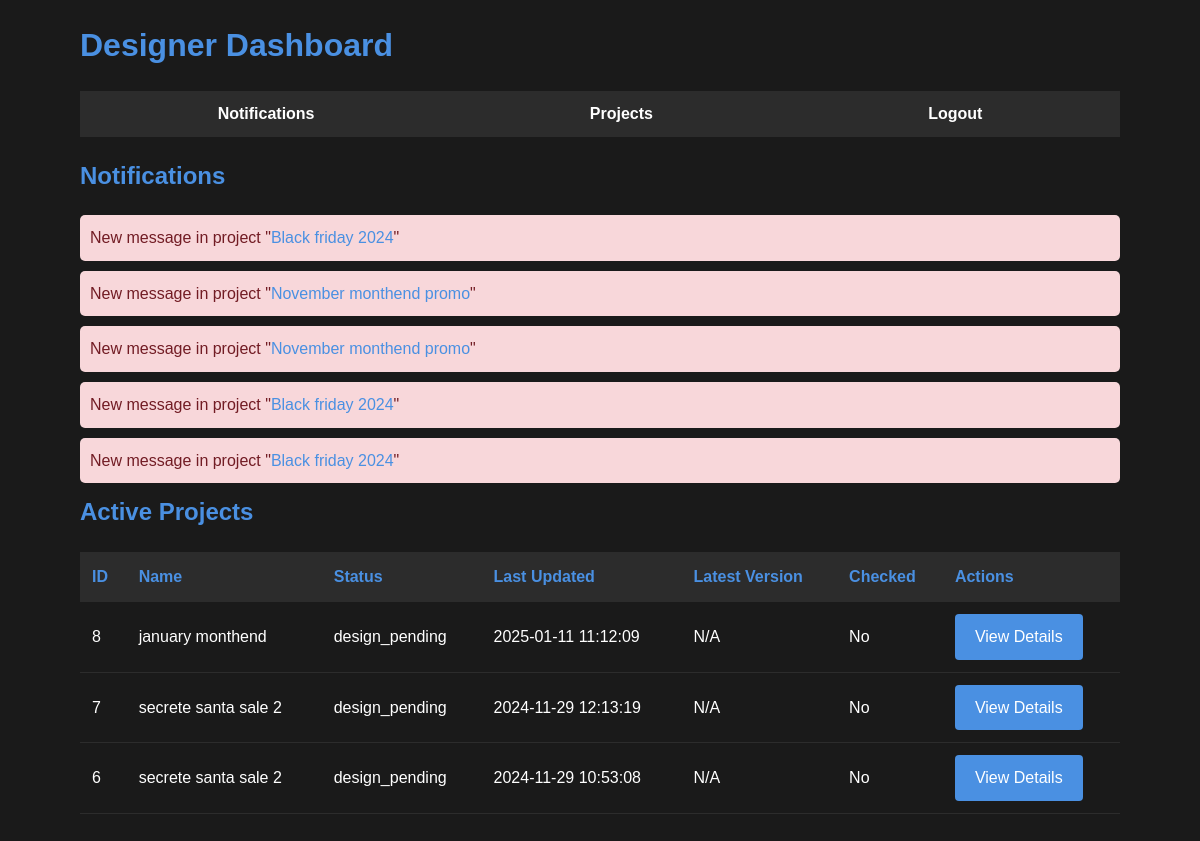
Page /designer_dashboard.php (signed in) on the committed database.
### tables this page shows
CREATE TABLE `chat_messages` (
  `id` int(11) NOT NULL,
  `project_id` int(11) NOT NULL,
  `user_id` int(11) NOT NULL,
  `message` text NOT NULL,
  `created_at` timestamp NOT NULL DEFAULT current_timestamp(),
  `is_closed` tinyint(1) DEFAULT 0
);

CREATE TABLE `projects` (
  `id` int(11) NOT NULL,
  `name` varchar(100) NOT NULL,
  `status` enum('design_pending','design_approved','draft_review','final_review','approved_for_print','completed') NOT NULL,
  `created_at` timestamp NOT NULL DEFAULT current_timestamp(),
  `project_date` date NOT NULL,
  `comment` text DEFAULT NULL,
  `pdf_file_path` varchar(255) DEFAULT NULL,
  `current_draft` int(11) NOT NULL DEFAULT 1,
  `updated_at` timestamp NOT NULL DEFAULT current_timestamp() ON UPDATE current_timestamp()
);

### designer_dashboard.php (the view, shortened to what this page needs)
<?php
require_once 'config/database.php';
$stmt = $pdo->prepare("SELECT p.*,
    (SELECT COUNT(*) FROM project_checks pc WHERE pc.project_id = p.id AND pc.user_id = ? AND pc.checker_role = 'designer') as checked,
    (SELECT MAX(version_number) FROM file_versions fv WHERE fv.project_id = p.id) as latest_version
    FROM projects p
    WHERE p.status IN ('design_pending', 'design_in_progress', 'review_pending', 'changes_requested')
    ORDER BY p.updated_at DESC");
$stmt->execute([$_SESSION['user_id']]);
$projects = $stmt->fetchAll();
$stmt = $pdo->prepare("
    SELECT cm.*, p.name as project_name, p.id as project_id
    FROM chat_messages cm
    JOIN projects p ON cm.project_id = p.id
    LEFT JOIN viewed_messages vm ON cm.id = vm.message_id AND vm.user_id = ?
    WHERE vm.id IS NULL AND cm.is_closed = FALSE
    ORDER BY cm.created_at DESC
    LIMIT 5
");
$stmt->execute([$_SESSION['user_id']]);
$new_messages = $stmt->fetchAll();
?>
<!DOCTYPE html>
<html lang="en">
<head>
    <link rel="stylesheet" href="public/css/style.css">
</head>
<body>
    <div class="container">
        <h1>Designer Dashboard</h1>
        <nav>
            <ul>
                <li><a href="#notifications">Notifications</a></li>
                <li><a href="#projects">Projects</a></li>
                <li><a href="logout.php">Logout</a></li>
            </ul>
        </nav>
        <section id="notifications">
            <h2>Notifications</h2>
            <?php if (count($new_messages) > 0): ?>
                <?php foreach ($new_messages as $message): ?>
                    <div class="notification" data-type="message" data-id="<?php echo $message['id']; ?>">
                        <p>New message in project "<a href="project_review.php?id=<?php echo $message['project_id']; ?>"><?php echo htmlspecialchars($message['project_name']); ?></a>"</p>
                    </div>
                <?php endforeach; ?>
            <?php endif; ?>
        </section>
        <section id="projects">
            <h2>Active Projects</h2>
            <table>
                <thead>
                    <tr>
                        <th>ID</th>
                        <th>Name</th>
                        <th>Status</th>
                        <th>Last Updated</th>
                        <th>Latest Version</th>
                        <th>Checked</th>
                        <th>Actions</th>
                    </tr>
                </thead>
                <tbody>
                    <?php foreach ($projects as $project): ?>
                        <tr>
                            <td><?php echo htmlspecialchars($project['id']); ?></td>
                            <td><?php echo htmlspecialchars($project['name']); ?></td>
                            <td><?php echo htmlspecialchars($project['status']); ?></td>
                            <td><?php echo htmlspecialchars($project['updated_at']); ?></td>
                            <td><?php echo $project['latest_version'] ? htmlspecialchars($project['latest_version']) : 'N/A'; ?></td>
                            <td><?php echo $project['checked'] ? 'Yes' : 'No'; ?></td>
                            <td>
                                <a href="project_review.php?id=<?php echo $project['id']; ?>" class="btn">View Details</a>
                            </td>
                        </tr>
                    <?php endforeach; ?>
                </tbody>
            </table>
        </section>
    </div>
</body>
</html>

### public/css/style.css (style rules this page uses)
:root { --bg-primary: #1a1a1a; --bg-secondary: #2c2c2c; --text-primary: #ffffff; --text-secondary: #b3b3b3; --accent-primary: #4a90e2; --accent-secondary: #45a049; --error: #ff6b6b; --success: #6bff6b; --warning: #feca57; }
* { margin: 0; padding: 0; box-sizing: border-box; }
body { font-family: 'Arial', sans-serif; background-color: var(--bg-primary); color: var(--text-primary); line-height: 1.6; }
.container { width: 90%; max-width: 1200px; margin: 0 auto; padding: 20px; }
h1, h2, h3, h4, h5, h6 { margin-bottom: 20px; color: var(--accent-primary); }
a { color: var(--accent-primary); text-decoration: none; transition: color 0.3s ease; }
button, .btn { display: inline-block; padding: 10px 20px; background-color: var(--accent-primary); color: var(--text-primary); border: none; border-radius: 4px; cursor: pointer; transition: background-color 0.3s ease; }
table { width: 100%; border-collapse: collapse; margin-bottom: 20px; }
th, td { padding: 12px; text-align: left; border-bottom: 1px solid var(--bg-secondary); }
th { background-color: var(--bg-secondary); color: var(--accent-primary); }
nav { background-color: var(--bg-secondary); padding: 10px 0; margin-bottom: 20px; }
nav ul { list-style-type: none; display: flex; justify-content: space-around; }
nav ul li a { color: var(--text-primary); font-weight: bold; }

### designer_dashboard.php (style rules this page uses)
.notification { padding: 10px; margin-bottom: 10px; border-radius: 5px; background-color: #f8d7da; color: #721c24; }

### rows in the picture
chat_messages: project.name "Black friday 2024"
chat_messages: project.name "November monthend promo"
chat_messages: project.name "November monthend promo"
chat_messages: project.name "Black friday 2024"
chat_messages: project.name "Black friday 2024"
projects: id "8", name "january monthend", status "design_pending", updated_at "2025-01-11 11:12:09"
projects: id "7", name "secrete santa sale 2", status "design_pending", updated_at "2024-11-29 12:13:19"
projects: id "6", name "secrete santa sale 2", status "design_pending", updated_at "2024-11-29 10:53:08"
